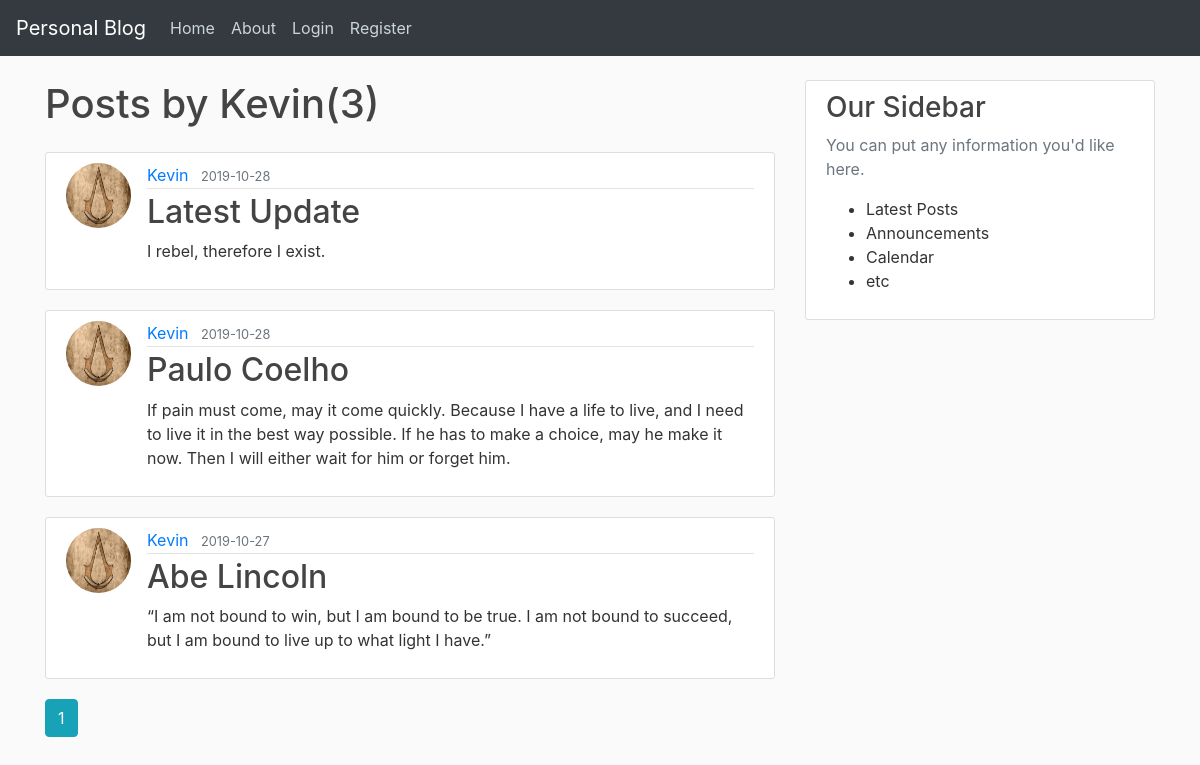
The page /user/Kevin on the database its author committed.
### flaskblog/models.py (models this page shows, shortened)
class User(db.Model,UserMixin):
    id = db.Column(db.Integer, primary_key=True)
    username = db.Column(db.String(80), unique=True, nullable=False)
    email = db.Column(db.String(120), unique=True, nullable=False)
    image_file = db.Column(db.String(20),nullable=False,default='default.jpg')
    password = db.Column(db.String(60),nullable=False)
    posts = db.relationship('Post',backref='author',lazy=True)

class Post(db.Model):
  id = db.Column(db.Integer, primary_key=True)
  title = db.Column(db.String(100),nullable=False)
  date_posted = db.Column(db.DateTime,nullable=False,default=datetime.utcnow)
  content = db.Column(db.Text,nullable=False)
  user_id = db.Column(db.Integer,db.ForeignKey('user.id'),nullable=False)

### flaskblog/routes.py (the view)
@app.route('/user/<string:username>')
def user_posts(username):
    page = request.args.get('page',1,type=int)
    user = User.query.filter_by(username=username).first_or_404()
    posts=Post.query.filter_by(author=user).order_by(Post.date_posted.desc()).paginate(page=page,per_page=5)
    return render_template('user_posts.html', posts=posts,user=user)

### flaskblog/templates/user_posts.html (shortened to what this page needs)
{% extends 'layout.html' %}
{% block content %}
  <h1 class="mb-4">Posts by {{ user.username }}({{ posts.total }})</h1>
  {% for post in posts.items %}
    <article class="media content-section">
      <img src="{{ url_for('static',filename='profile_pics/' + post.author.image_file) }}" alt="user profile image" class="rounded-circle article-img">
      <div class="media-body">
        <div class="article-metadata">
          <a href="{{ url_for('user_posts',username=post.author.username) }}" class="mr-2">{{ post.author.username }}</a>
          <small class="text-muted">{{ post.date_posted.strftime('%Y-%m-%d') }}</small>
        </div>
        <h2><a href="{{ url_for('post',post_id=post.id) }}" class="article-title">{{ post.title }}</a></h2>
        <p class="article-content">{{ post.content }}</p>
      </div>
    </article>
  {% endfor %}
  {% for page_num in posts.iter_pages(left_edge=1,right_edge=1,left_current=1,right_current=2) %}
    {% if page_num %}
      {% if posts.page == page_num %}
        <a class="btn btn-info mb-4" href="{{ url_for('user_posts',username=user.username,page=page_num) }}">{{ page_num }}</a>
      {% else %}
        <a class="btn btn-outline-info mb-4" href="{{ url_for('user_posts',username=user.username,page=page_num) }}">{{ page_num }}</a>
      {% endif %}
    {% endif %}
  {% endfor %}
{% endblock content %}

### flaskblog/static/main.css (style rules this page uses)
body { background: #fafafa; color: #333333; margin-top: 5rem; }
h1, h2, h3, h4, h5, h6 { color: #444444; }
.content-section { background: #ffffff; padding: 10px 20px; border: 1px solid #dddddd; border-radius: 3px; margin-bottom: 20px; }
.article-title { color: #444444; }
.article-content { white-space: pre-line; }
.article-img { height: 65px; width: 65px; margin-right: 16px; }
.article-metadata { padding-bottom: 1px; margin-bottom: 4px; border-bottom: 1px solid #e3e3e3; }

### rows shown on the page
User: username "Kevin"
Post: image_file (picture), author.username "Kevin", date_posted "2019-10-28", title "Latest Update", content "I rebel, therefore I exist."
Post: image_file (picture), author.username "Kevin", date_posted "2019-10-28", title "Paulo Coelho", content "If pain must come, may it come quickly. Because I have a life to live, and I need to live it in the best way possible. If he has to make a choice, may he make it now. Then I will either wait for him or forget him."
Post: image_file (picture), author.username "Kevin", date_posted "2019-10-27", title "Abe Lincoln", content "“I am not bound to win, but I am bound to be true. I am not bound to succeed, but I am bound to live up to what light I have.”"

### other values the page prints
{{ posts.total }} "3"
{{ page_num }} "1"
